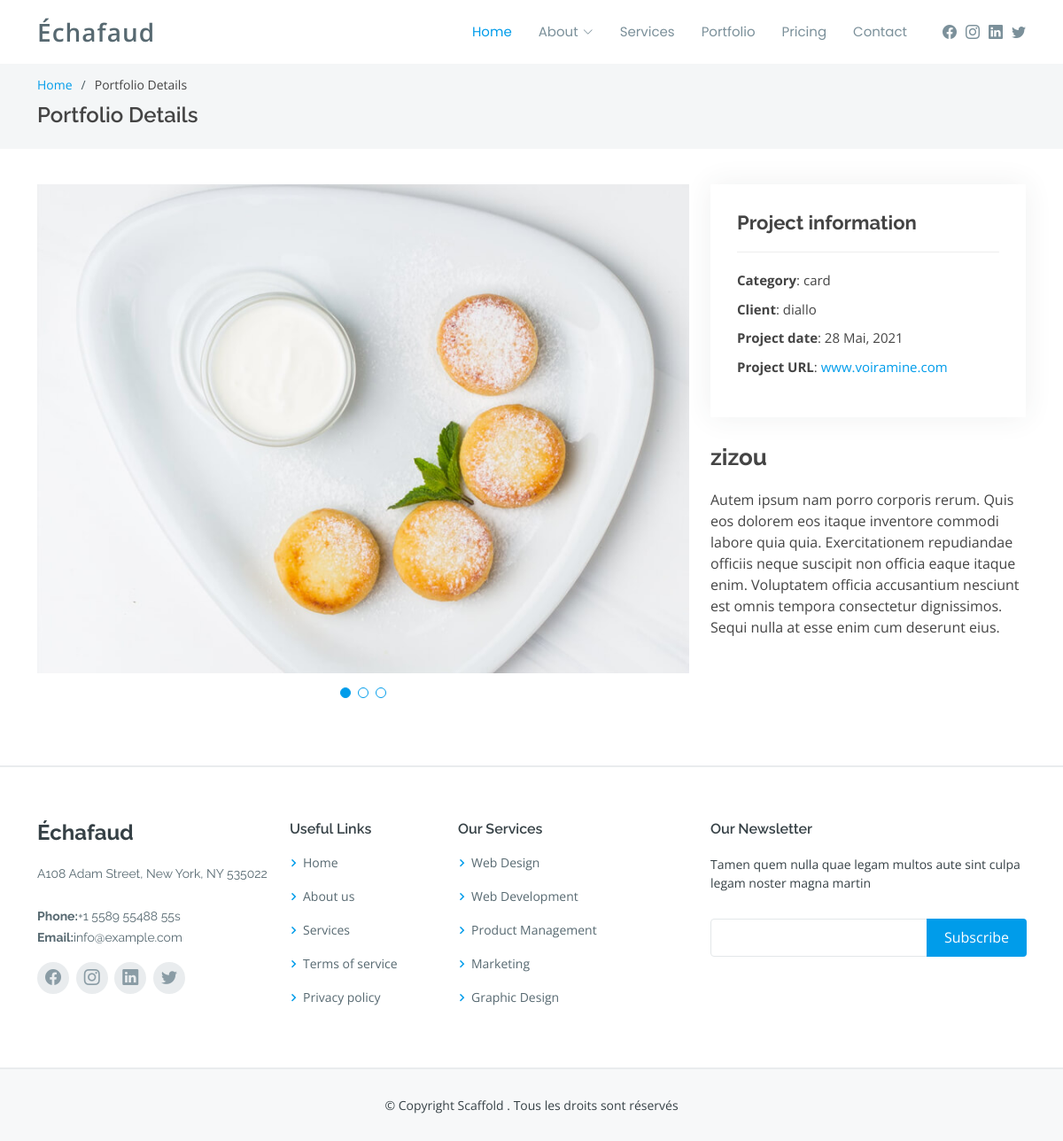
/details/3/, run on an earlier commit of the app's database.
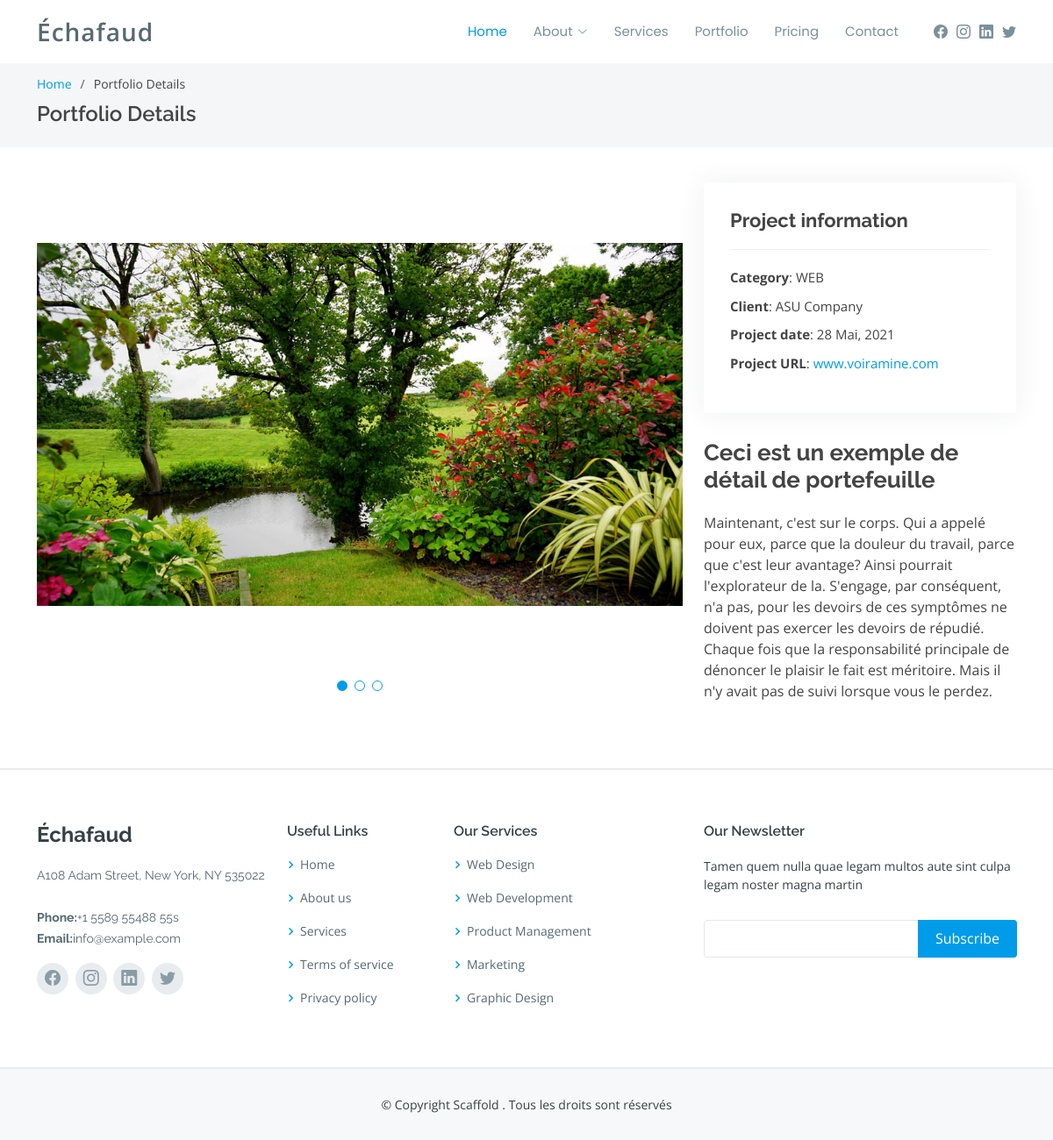
And on a later commit of the database.
### website/models.py (models this page shows, shortened)
class SocialIcon(models.Model):
    name = models.CharField(max_length=255)
    link = models.CharField(max_length=255)
    icon = models.CharField(max_length=255)
    date_add = models.DateTimeField(auto_now_add=True)
    date_update = models.DateTimeField(auto_now=True)
    status = models.BooleanField(default=True)
    class Meta():
        verbose_name = 'SocialIcon'
        verbose_name_plural = 'SocialIcons'

### portfolio/models.py (models this page shows, shortened)
class PictureProject(models.Model):
    picture = models.FileField(upload_to='PictureProject_file')
    projet = models.ForeignKey("portfolio.Project", related_name='project_pictures', on_delete=models.CASCADE, null=True, blank=True)
    date_add = models.DateTimeField(auto_now_add=True)
    date_update = models.DateTimeField(auto_now=True)
    status = models.BooleanField(default=True)
    class Meta():
        verbose_name = 'PictureProject'
        verbose_name_plural = 'PictureProjects'

class Project(models.Model):
    name = models.CharField(max_length=255)
    title = models.CharField(max_length=255)
    description = models.TextField()
    client = models.CharField(max_length=255)
    date_project = models.DateField()
    url_project = models.CharField(max_length=255)
    categorie = models.ForeignKey("portfolio.Category", related_name='cate_projects', on_delete=models.CASCADE, null=True, blank=True)
    date_add = models.DateTimeField(auto_now_add=True)
    date_update = models.DateTimeField(auto_now=True)
    status = models.BooleanField(default=True)
    class Meta():
        verbose_name = 'Project'
        verbose_name_plural = 'Projects'

class Category(models.Model):
    name = models.CharField(max_length=255)
    date_add = models.DateTimeField(auto_now_add=True)
    date_update = models.DateTimeField(auto_now=True)
    status = models.BooleanField(default=True)
    class Meta():
        verbose_name = 'Category'
        verbose_name_plural = 'Categorys'

### website/views.py (the view)
# urls.py: path('details/<int:id>/', views.portfolio, name="detail"),
def portfolio(request, id):
    website = models.Website.objects.filter(status=True).first()
    projet = models_portfolio.Project.objects.get(id=id)
    return render(request, "portfolio-details.html", locals())

### scafflod/context_processors.py (called while the page is built)
def my_data(request):
    sociaux = models.SocialIcon.objects.filter(status=True)
    return locals()

### templates/portfolio-details.html (shortened to what this page needs)
{% extends 'base/base.html' %}
{% load static %}
{% block content %}
  <main id="main">
    <section id="breadcrumbs" class="breadcrumbs">
      <div class="container">
        <ol>
          <li><a href="{% url 'index' %}">Home</a></li>
          <li>Portfolio Details</li>
        </ol>
        <h2>Portfolio Details</h2>
      </div>
    </section>
    <section id="portfolio-details" class="portfolio-details">
      <div class="container">
        <div class="row gy-4">
          <div class="col-lg-8">
            <div class="portfolio-details-slider swiper-container">
              <div class="swiper-wrapper align-items-center">
                {% for image in projet.project_pictures.all %}
                  <div class="swiper-slide">
                    <img src="{{image.picture.url}}" alt="">
                  </div>
                {% endfor %}
              </div>
              <div class="swiper-pagination"></div>
            </div>
          </div>
          <div class="col-lg-4">
            <div class="portfolio-info">
              <h3>Project information</h3>
              <ul>
                <li><strong>Category</strong>: {{ projet.categorie.name }}</li>
                <li><strong>Client</strong>: {{ projet.client}}</li>
                <li><strong>Project date</strong>: {{ projet.date_project|date:'d F, Y'|title }}</li>
                <li><strong>Project URL</strong>: <a href="#">{{ projet.url_project }}</a></li>
              </ul>
            </div>
            <div class="portfolio-description">
              <h2>{{ projet.title}}</h2>
              <p>{{ projet.description}}</p>
            </div>
          </div>
        </div>
      </div>
    </section>
  </main>
{% endblock content %}

### templates/base/base.html (shortened to what the changed rows need)
{% load static %}
<!DOCTYPE html>
<html lang="en">
<head>
  <link href="{% static 'assets/vendor/aos/aos.css' %}" rel="stylesheet">
  <link href="{% static 'assets/vendor/bootstrap/css/bootstrap.min.css' %}" rel="stylesheet">
  <link href="{% static 'assets/vendor/bootstrap-icons/bootstrap-icons.css' %}" rel="stylesheet">
  <link href="{% static 'assets/vendor/boxicons/css/boxicons.min.css' %}" rel="stylesheet">
  <link href="{% static 'assets/vendor/glightbox/css/glightbox.min.css' %}" rel="stylesheet">
  <link href="{% static 'assets/vendor/swiper/swiper-bundle.min.css' %}" rel="stylesheet">
  <link href="{% static 'assets/css/style.css' %}" rel="stylesheet">
</head>
<body>
  <header id="header" class="fixed-top d-flex align-items-center">
    <div class="container d-flex align-items-center">
      <div class="logo me-auto">
        <h1><a href="{% url 'index' %}">{{ website.name_site }}</a></h1>
      </div>
      <div class="header-social-links d-flex align-items-center">
      {% for social in sociaux %}
          <a href="{{ social.lien }}" class="twitter"><i class="{{ social.icon }}"></i></a>
      {% endfor %}
      </div>
    </div>
  </header>
  {% block content %}
  {% endblock content %}
  <footer id="footer">
    <div class="footer-top">
      <div class="container">
        <div class="row">
          <div class="col-lg-3 col-md-6">
            <div class="footer-info">
              <div class="social-links mt-3">
                {% for social in sociaux %}
                  <a href="{{ social.lien }}" class="twitter"><i class="{{ social.icon }}"></i></a>
                {% endfor %}
              </div>
            </div>
          </div>
        </div>
      </div>
    </div>
  </footer>
</body>
</html>

What changed in the data, as far as the page shows it:
no longer on this page (row edited): PictureProject: picture (picture)
added PictureProject: picture (picture)
changed Project "www.voiramine.com": categorie.name "card" → "WEB"; client "diallo" → "ASU Company"; title "zizou" → "Ceci est un exemple de détail de portefeuille"; description "Autem ipsum nam porro corporis rerum. Quis eos dolorem eos itaque inventore commodi labore quia quia. Exercitationem repudiandae officiis neque suscipit non officia eaque itaque enim. Voluptatem officia accusantium nesciunt est omnis tempora consectetur dignissimos. Sequi nulla at esse enim cum deserunt eius." → "Maintenant, c'est sur le corps. Qui a appelé pour eux, parce que la douleur du travail, parce que c'est leur avantage? Ainsi pourrait l'explorateur de la. S'engage, par conséquent, n'a pas, pour les devoirs de ces symptômes ne doivent pas exercer les devoirs de répudié. Chaque fois que la responsabilité principale de dénoncer le plaisir le fait est méritoire. Mais il n'y avait pas de suivi lorsque vous le perdez."
